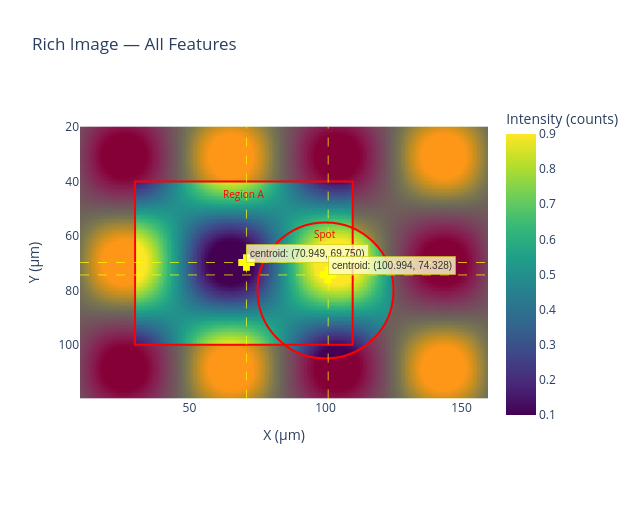

The notebook cell this image was saved under:
### Markdown cell above
---
## 7. Rich Image — ROIs, Colormap, LUT range, and Analysis

A 2D image with custom coordinates, colormap, contrast control (LUT range),
ROI overlays, and analysis results (centroid, statistics) computed by Sigima.

### Code cell
shape = (200, 300)
yc = np.linspace(-2, 2, shape[0])[:, np.newaxis]
xc = np.linspace(-2, 2, shape[1])[np.newaxis, :]
data = (np.sin(xc * 3) * np.cos(yc * 2) + 1).astype(np.float32) / 2

img_rich = sigima.objects.create_image(
    title="Interference pattern", data=data,
    labels=("X", "Y", "Intensity"), units=("µm", "µm", "counts"),
)
img_rich.set_uniform_coords(dx=0.5, dy=0.5, x0=10.0, y0=20.0)

# ROIs: rectangle and circle
roi = sigima.objects.ImageROI()
roi.add_roi(sigima.objects.RectangularROI([30.0, 40.0, 80.0, 60.0], indices=False, title="Region A"))
roi.add_roi(sigima.objects.CircularROI([100.0, 80.0, 25.0], indices=False, title="Spot"))
img_rich.roi = roi

# LUT range and colormap
img_rich.autoscale = False
img_rich.zscalemin = 0.1
img_rich.zscalemax = 0.9
img_rich.set_metadata_option("colormap", "viridis")

# Compute analysis results with Sigima and embed in metadata for overlay
centroid_result = sigima.proc.image.centroid(img_rich)
if centroid_result is not None:
    img_rich.metadata["Geometry_centroid"] = centroid_result.to_dict()

stats_result = sigima.proc.image.stats(img_rich)
img_rich.metadata["Table_statistics"] = stats_result.to_dict()

plotter.plot(img_rich, title="Rich Image — All Features", show_roi=True)

### Figure 1 — Plotly figure (JSON) as saved in the notebook; plotly's stock layout.template omitted (floating-point values rounded to 4 significant figures; data arrays with more than 128 entries replaced by an {"elided": "..."} marker saying what was removed)
{"data": [{"colorbar": {"title": {"text": "Intensity (counts)"}}, "colorscale": [[0, "#440154"], [0.1111, "#482878"], [0.2222, "#3e4989"], [0.3333, "#31688e"], [0.4444, "#26828e"], [0.5556, "#1f9e89"], [0.6667, "#35b779"], [0.7778, "#6ece58"], [0.8889, "#b5de2b"], [1, "#fde725"]], "type": "heatmap", "x": {"elided": "300 float values"}, "y": {"elided": "200 float values"}, "z": {"elided": "200x300 float values"}, "zmax": 0.9, "zmin": 0.1}, {"colorscale": [[0, "rgba(255,0,0,0.35)"], [1, "rgba(255,0,0,0.35)"]], "hoverinfo": "skip", "showscale": false, "type": "heatmap", "x": {"elided": "300 float values"}, "y": {"elided": "200 float values"}, "z": {"elided": "200x300 float values"}}, {"marker": {"color": "yellow", "line": {"color": "yellow", "width": 2}, "size": 12, "symbol": "cross"}, "mode": "markers", "showlegend": false, "type": "scatter", "x": [70.95], "y": [69.75]}, {"marker": {"color": "yellow", "line": {"color": "yellow", "width": 2}, "size": 12, "symbol": "cross"}, "mode": "markers", "showlegend": false, "type": "scatter", "x": [101.0], "y": [74.33]}], "layout": {"annotations": [{"font": {"color": "red", "size": 10}, "showarrow": false, "text": "Region A", "x": 70, "y": 40, "yshift": -12}, {"font": {"color": "red", "size": 10}, "showarrow": false, "text": "Spot", "x": 100, "y": 55, "yshift": -12}, {"bgcolor": "rgba(255, 255, 200, 0.8)", "bordercolor": "rgba(200, 200, 0, 0.6)", "borderpad": 3, "borderwidth": 1, "font": {"color": "#333", "family": "sans-serif", "size": 10}, "showarrow": false, "text": "centroid: (70.949, 69.750)", "x": 70.95, "xanchor": "left", "y": 69.75, "yanchor": "bottom"}, {"bgcolor": "rgba(255, 255, 200, 0.8)", "bordercolor": "rgba(200, 200, 0, 0.6)", "borderpad": 3, "borderwidth": 1, "font": {"color": "#333", "family": "sans-serif", "size": 10}, "showarrow": false, "text": "centroid: (100.994, 74.328)", "x": 101.0, "xanchor": "left", "y": 74.33, "yanchor": "bottom"}], "height": 505, "shapes": [{"line": {"color": "red", "width": 2}, "type": "rect", "x0": 30, "x1": 110, "y0": 40, "y1": 100}, {"line": {"color": "red", "width": 2}, "type": "circle", "x0": 75, "x1": 125, "y0": 55, "y1": 105}, {"line": {"color": "yellow", "dash": "dash", "width": 1}, "opacity": 0.7, "type": "line", "x0": 0, "x1": 1, "xref": "x domain", "y0": 69.75, "y1": 69.75, "yref": "y"}, {"line": {"color": "yellow", "dash": "dash", "width": 1}, "opacity": 0.7, "type": "line", "x0": 70.95, "x1": 70.95, "xref": "x", "y0": 0, "y1": 1, "yref": "y domain"}, {"line": {"color": "yellow", "dash": "dash", "width": 1}, "opacity": 0.7, "type": "line", "x0": 0, "x1": 1, "xref": "x domain", "y0": 74.33, "y1": 74.33, "yref": "y"}, {"line": {"color": "yellow", "dash": "dash", "width": 1}, "opacity": 0.7, "type": "line", "x0": 101.0, "x1": 101.0, "xref": "x", "y0": 0, "y1": 1, "yref": "y domain"}], "showlegend": false, "title": {"text": "Rich Image — All Features"}, "width": 640, "xaxis": {"title": {"text": "X (µm)"}}, "yaxis": {"autorange": "reversed", "constrain": "domain", "scaleanchor": "x", "title": {"text": "Y (µm)"}}}}
